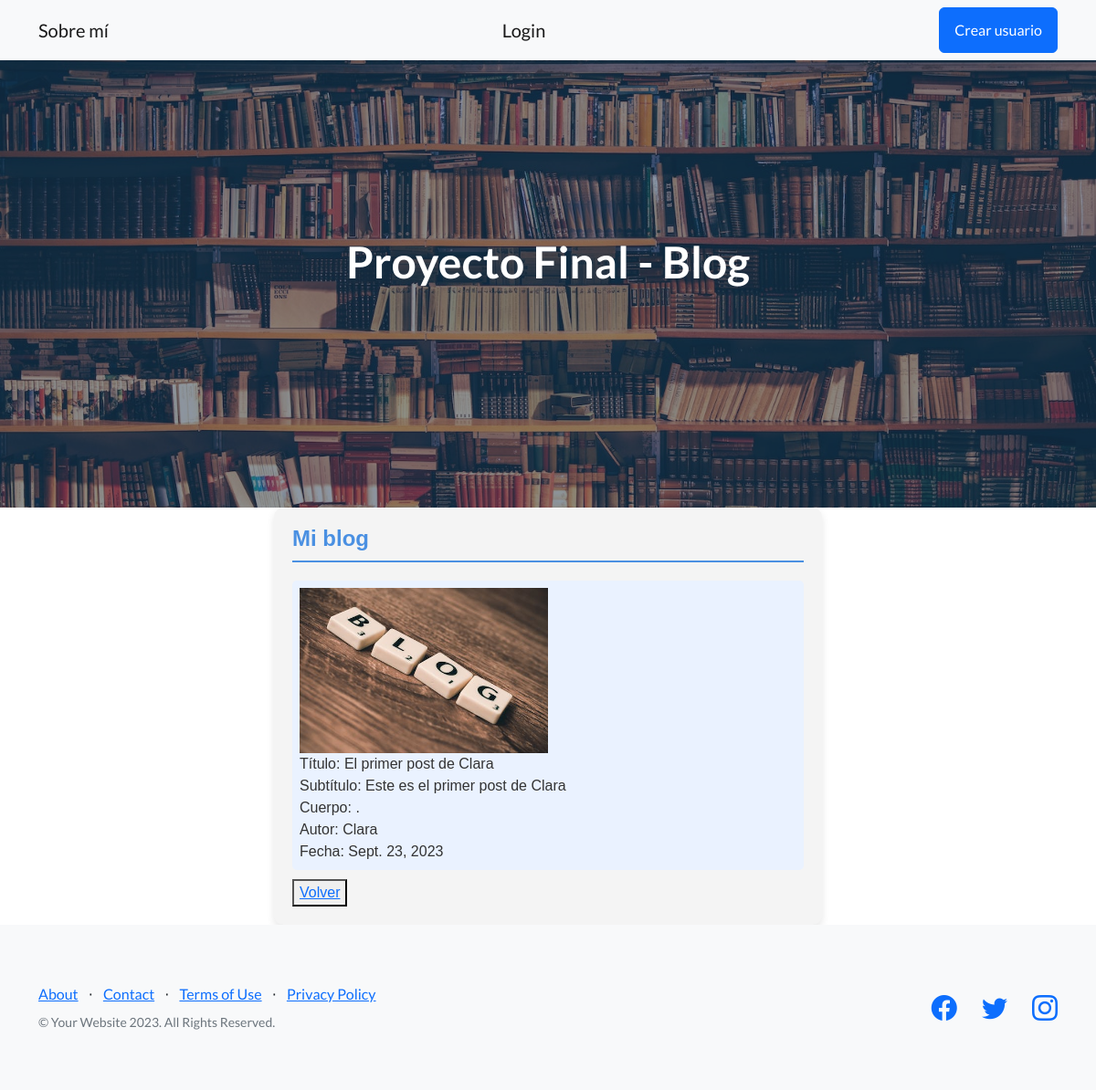
/accounts/blog/11, run on the app's committed database.
### Blog/models.py (models this page shows)
class Blog(models.Model):
    user = models.ForeignKey(User, on_delete=models.CASCADE, default=1)
    imagen = models.ImageField(null=True, blank=True, upload_to='media/blog_images/')
    titulo = models.CharField('Titulo', max_length=24)
    subtitulo = models.CharField(max_length=50)
    cuerpo = models.CharField(max_length=300)
    autor = models.CharField(max_length=50)
    fecha = models.DateField(auto_now_add=True)

### Blog/views.py (the view)
# urls.py: path("blog/<int:pk>", BlogDetailView.as_view(), name= "blog-detail"),
class BlogDetailView(DetailView):
    model = Blog
    context_object_name = "blog"
    template_name = "Blog/blog_detail.html"
    def get_context_data(self, **kwargs):
        context = super().get_context_data(**kwargs)
        context["is_already_logged_in"] = self.request.user.is_authenticated
        return context

### Blog/templates/Blog/blog_detail.html
{% extends "Blog/padre.html" %}
{% block contenidoQueCambia %}
<div style="font-family: Arial, sans-serif; padding: 20px; background-color: #f4f4f4; max-width: 600px; margin: auto; border-radius: 10px; box-shadow: 0 4px 8px rgba(0, 0, 0, 0.1);">
    <h4 style="color: #4a90e2; border-bottom: 2px solid #4a90e2; padding-bottom: 10px;">Mi blog</h4>
    <div style="margin-top: 20px;">
        <div style="display: flex; justify-content: space-between; align-items: center;">
            <p style="color: #333; background-color: #eaf2ff; padding: 8px; border-radius: 5px; margin-bottom: 10px; flex-grow: 1;">
                {% if blog.imagen %}
                        <img src="{{ blog.imagen.url }}" style="max-width: 50%;">
                    {% endif %}<br>
                Título: {{blog.titulo}}<br>
                Subtítulo: {{blog.subtitulo}}<br>
                Cuerpo: {{blog.cuerpo}}<br>
                Autor: {{blog.autor}}<br>
                Fecha: {{blog.fecha}}
            </p>
        </div>
        <button><a href="{% url 'blog-list' %}">Volver</a></button>
    </div>
</div>
{% endblock %}

### data on the page
Blog: imagen (picture), titulo "El primer post de Clara", subtitulo "Este es el primer post de Clara", cuerpo ".", autor "Clara", fecha "Sept. 23, 2023"
